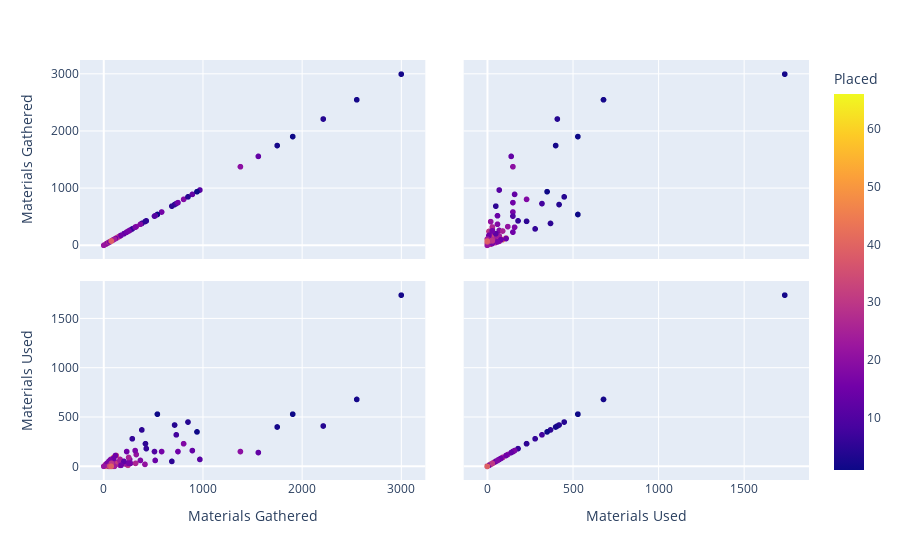

The notebook cell saved with this chart:
### Markdown cell above
The histograms, when next to each other, **could** give an okay idea on wether or not building has any correlation on your rank in a match, but there is definetly a better option, So I tried a scatter plot next. 

The scatter plot below does a much better job of showing correlation between building an rank. Here, you can start to see that in winning / matches where you get a "good" rank, you don't build much. The plot in the top right is where you can really see it, with most of the ticks being in the bottom corner. 

However, there is an outlier of one second place rank with 1740 materials used.

### Code cell
df = pd.read_csv('/Users/kaylashrieve/Desktop/fortnitecsv2.csv')
fig = px.scatter_matrix(df,
    dimensions=["Materials Gathered", "Materials Used"],
    color="Placed")
fig.show()

### Figure 1 — Plotly figure (JSON) as saved in the notebook; plotly's stock layout.template omitted (floating-point values rounded to 4 significant figures)
{"data": [{"dimensions": [{"axis": {"matches": true}, "label": "Materials Gathered", "values": [20, 123, 71, 244, 584, 78, 1379, 59, 416, 165, 127, 162, 68, 226, 270, 715, 384, 62, 20, 25, 541, 167, 87, 806, 98, 102, 321, 261, 732, 95, 3002, 328, 69, 519, 70, 50, 512, 894, 1907, 749, 153, 2553, 288, 78, 136, 204, 970, 69, 230, 139, 46, 251, 687, 2215, 79, 30, 88, 43, 165, 164, 204, 429, 50, 32, 56, 231, 254, 317, 1560, 421, 75, 49, 78, 118, 941, 0, 175, 60, 99, 850, 108, 62, 1750, 94, 78, 370, 75]}, {"axis": {"matches": true}, "label": "Materials Used", "values": [20, 30, 60, 10, 150, 60, 150, 50, 20, 70, 110, 20, 0, 20, 30, 420, 370, 60, 20, 20, 530, 10, 0, 230, 90, 90, 30, 70, 320, 80, 1740, 120, 0, 60, 70, 50, 150, 160, 530, 150, 20, 680, 280, 50, 40, 40, 70, 20, 30, 30, 40, 90, 50, 410, 1, 0, 30, 30, 10, 55, 50, 180, 0, 30, 0, 150, 30, 160, 140, 230, 10, 0, 0, 110, 350, 0, 10, 0, 80, 450, 0, 60, 400, 0, 30, 60, 0]}], "hovertemplate": "%{xaxis.title.text}=%{x}<br>%{yaxis.title.text}=%{y}<br>Placed=%{marker.color}<extra></extra>", "legendgroup": "", "marker": {"color": [27, 45, 38, 30, 16, 30, 20, 29, 21, 24, 35, 27, 36, 27, 17, 4, 5, 20, 29, 28, 1, 49, 66, 18, 55, 39, 26, 18, 8, 19, 2, 21, 48, 14, 22, 22, 10, 13, 1, 15, 16, 2, 6, 31, 21, 25, 11, 46, 21, 32, 28, 25, 5, 4, 29, 48, 24, 26, 24, 24, 12, 6, 25, 17, 23, 15, 16, 17, 13, 5, 41, 25, 20, 15, 1, 22, 15, 34, 15, 4, 24, 17, 2, 24, 30, 18, 39], "coloraxis": "coloraxis", "symbol": "circle"}, "name": "", "showlegend": false, "type": "splom"}], "layout": {"coloraxis": {"colorbar": {"title": {"text": "Placed"}}, "colorscale": [[0, "#0d0887"], [0.1111, "#46039f"], [0.2222, "#7201a8"], [0.3333, "#9c179e"], [0.4444, "#bd3786"], [0.5556, "#d8576b"], [0.6667, "#ed7953"], [0.7778, "#fb9f3a"], [0.8889, "#fdca26"], [1, "#f0f921"]]}, "dragmode": "select", "legend": {"tracegroupgap": 0}, "margin": {"t": 60}}}
